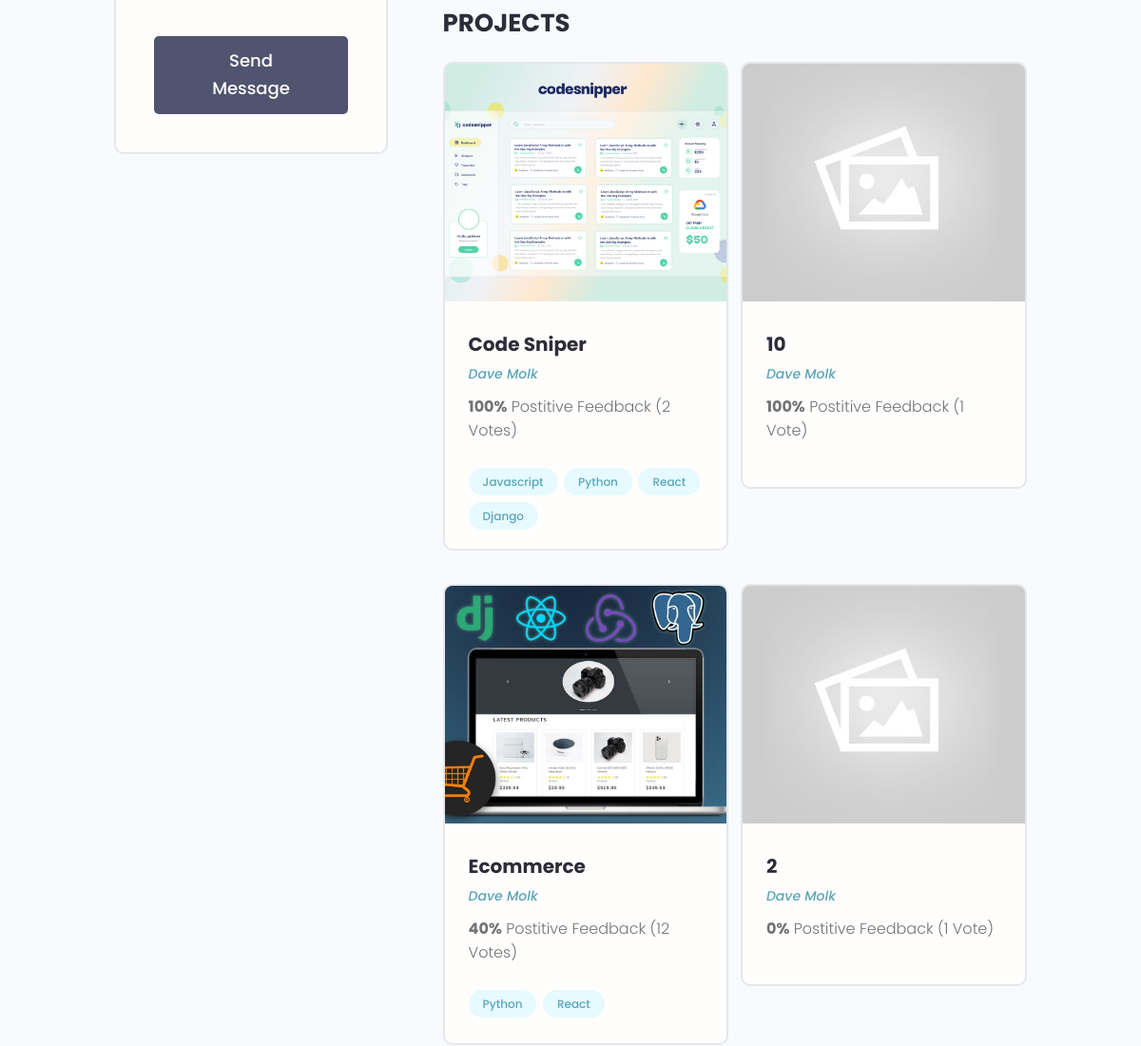
Before: /profile/22d21648-63e9-44e6-b60c-79003eee2837/ (middle part) with the older database file.
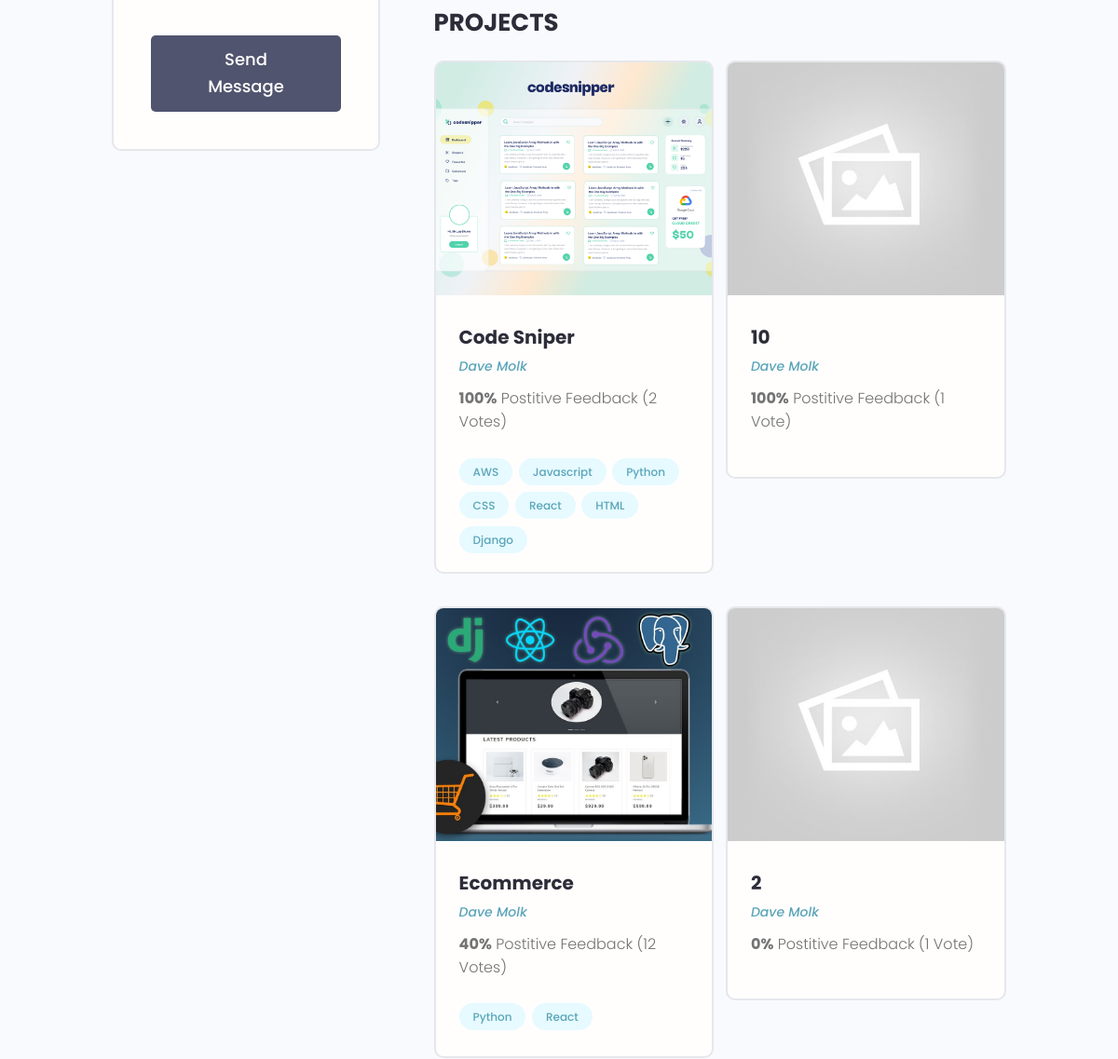
After: the same page with the newer database file.
### projects/models.py (models this page shows, shortened)
class Project(models.Model):
    owner = models.ForeignKey(Profile, null=True, blank=True, on_delete=models.CASCADE)
    title = models.CharField(max_length=100)
    description = models.TextField(null=True, blank=True)
    featured_image = models.ImageField(null=True, blank=True, default='default.jpg')
    demo_link = models.CharField(max_length=2000, null=True, blank=True)
    source_link = models.CharField(max_length=2000, null=True, blank=True)
    vote_total = models.IntegerField(default=0, null=True, blank=True)
    vote_ratio = models.IntegerField(default=0, null=True, blank=True)
    tags = models.ManyToManyField('Tag', blank=True)
    created = models.DateTimeField(auto_now_add=True)
    id = models.UUIDField(default=uuid.uuid4, unique=True, primary_key=True, editable=False)
    class Meta:
        ordering = ['-vote_ratio', '-vote_total', 'title']
    @property
    def imageURL(self):
        try:
            url = self.featured_image.url
        except:
            url = ''
        return url

class Tag(models.Model):
    name = models.CharField(max_length=200)
    created = models.DateTimeField(auto_now_add=True)
    id = models.UUIDField(default=uuid.uuid4, unique=True, primary_key=True, editable=False)
    def __str__(self):
        return self.name

### user/models.py (models this page shows, shortened)
class Profile(models.Model):
    user = models.OneToOneField(
        User, on_delete=models.CASCADE, null=True, blank=True)
    name = models.CharField(max_length=200, blank=True, null=True)
    email = models.EmailField(max_length=500, blank=True, null=True)
    username = models.CharField(max_length=200, blank=True, null=True)
    location = models.CharField(max_length=200, blank=True, null=True)
    short_intro = models.CharField(max_length=200, blank=True, null=True)
    bio = models.TextField(blank=True, null=True)
    profile_image = models.ImageField(
        null=True, blank=True, upload_to='profiles/', default="profiles/user-default.png")
    social_github = models.CharField(max_length=200, blank=True, null=True)
    social_twitter = models.CharField(max_length=200, blank=True, null=True)
    social_linkedin = models.CharField(max_length=200, blank=True, null=True)
    social_youtube = models.CharField(max_length=200, blank=True, null=True)
    social_website = models.CharField(max_length=200, blank=True, null=True)
    created = models.DateTimeField(auto_now_add=True)
    id = models.UUIDField(default=uuid.uuid4, unique=True,
                          primary_key=True, editable=False)
    class Meta:
        ordering = ['created']
    @property
    def imageURL(self):
        try:
            url = self.profile_image.url
        except:
            url = ''
        return url

### user/views.py (the view)
# urls.py: path('profile/<str:pk>/', views.userProfile, name='user-profile'),
def userProfile(request, pk):
    profile = Profile.objects.get(id=pk)
    topSkills = profile.skill_set.exclude(description__exact='')
    otherSkills = profile.skill_set.filter(description='')
    context = {'profile': profile, 'topSkills': topSkills, 'otherSkills': otherSkills}
    return render(request, 'user/user-profile.html', context)

### user/models.py (called while the page is built)
    def __str__(self):
        return str(self.name)

### user/templates/user/user-profile.html (shortened to what this page needs)
{% extends 'main.html' %}
{% block content %}
<main class="profile my-md">
    <div class="container">
      <div class="layout">
        <div class="column column--1of3">
          <div class="card text-center">
            <div class="card__body dev">
              <ul class="dev__social">
              </ul>
              {% if request.user.profile.id != profile.id %}
              <a href="{% url 'create-message' profile.id %}" class="btn btn--sub btn--lg">Send Message </a>
              {% endif %}
            </div>
          </div>
        </div>
        <div class="column column--2of3">
          <div class="devInfo">
            <h3 class="devInfo__title">Projects</h3>
            <div class="grid grid--two">
              {% for project in profile.project_set.all %}
              <div class="column">
                <div class="card project">
                  <a href="single-project.html" class="project">
                    <img class="project__thumbnail" src="{{project.imageURL}}" alt="project thumbnail" />
                    <div class="card__body">
                      <h3 class="project__title">{{project.title}}</h3>
                      <p><a class="project__author" href="{% url 'user-profile' project.owner.id %}">{{project.owner.name}}</a></p>
                      <p class="project--rating">
                        <span style="font-weight: bold;">{{project.vote_ratio}}%</span> Postitive
                        Feedback ({{project.vote_total}} Vote{{project.vote_total|pluralize:"s"}})
                      </p>
                      <div class="project__tags">
                        {% for tag in project.tags.all %}
                        <span class="tag tag--pill tag--main">
                          <small>{{tag}}</small>
                        </span>
                        {% endfor %}
                      </div>
                    </div>
                  </a>
                </div>
              </div>
              {% endfor %}
            </div>
          </div>
        </div>
      </div>
    </div>
  </main>
{% endblock %}

Changed rows visible on the page:
added Tag: name "AWS", shown under Project "Code Sniper"
added Tag: name "CSS", shown under Project "Code Sniper"
added Tag: name "HTML", shown under Project "Code Sniper"
